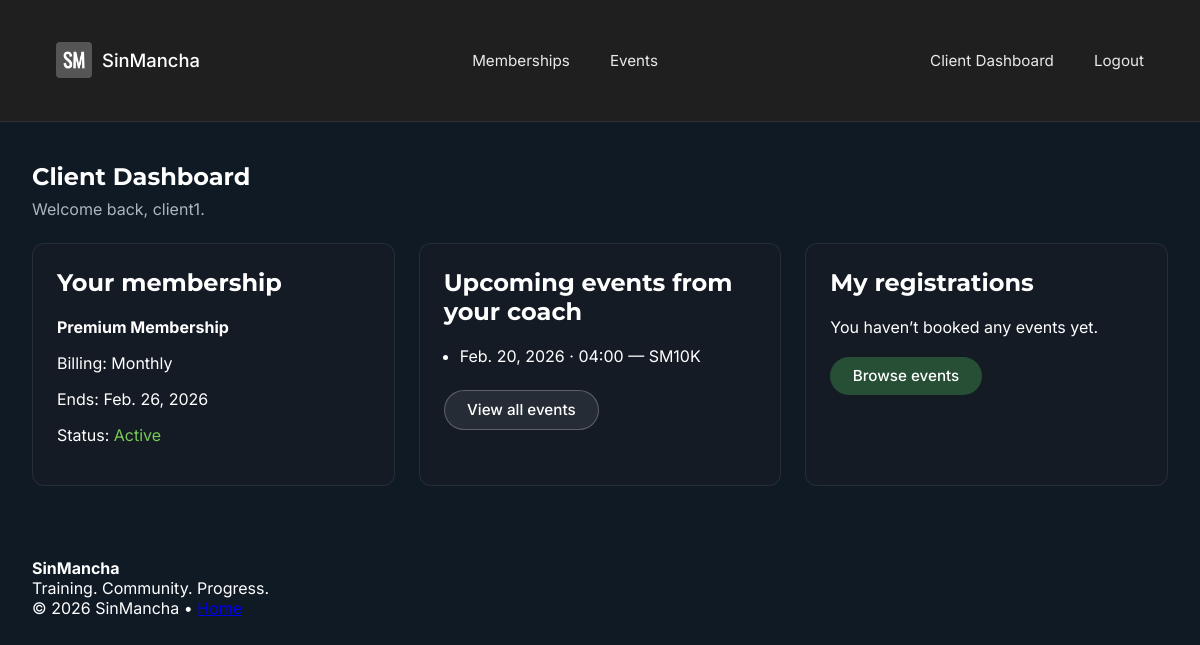
The page /client/dashboard/ (signed in) on the database as committed earlier.
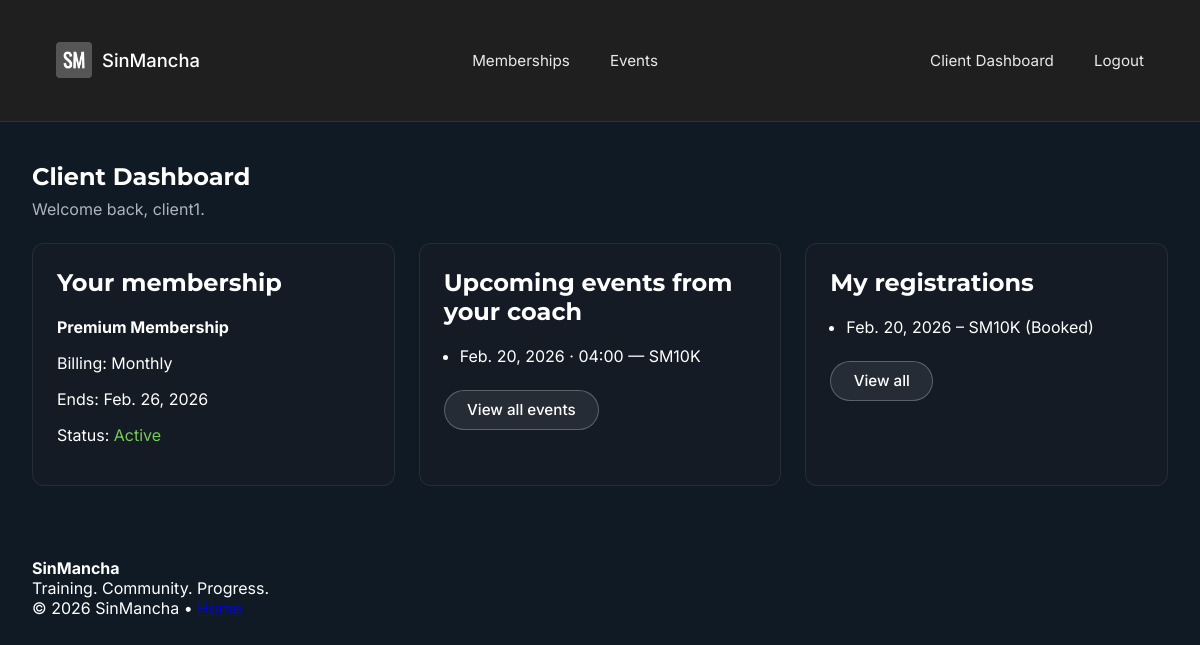
The same page on the database as committed later.
### club/models.py (models this page shows, shortened)
class Event(models.Model):
    trainer = models.ForeignKey(
        TrainerProfile,
        on_delete=models.CASCADE,
        related_name="events",
        null=True,
        blank=True,
    )
    title = models.CharField(max_length=200)
    description = models.TextField(blank=True)
    date = models.DateField()
    start_time = models.TimeField()
    end_time = models.TimeField(blank=True, null=True)
    location = models.CharField(max_length=255, blank=True)
    EVENT_TYPE_CHOICES = [
        ("running_club", "Running club"),
        ("class", "Class / session"),
        ("challenge", "Challenge (e.g. 1000 burpees)"),
    ]
    event_type = models.CharField(
        max_length=20,
        choices=EVENT_TYPE_CHOICES,
        default="class",
    )
    distance_km = models.DecimalField(
        max_digits=4,
        decimal_places=1,
        blank=True,
        null=True,
        help_text="Optional: for running events.",
    )
    target_reps = models.PositiveIntegerField(
        blank=True,
        null=True,
        help_text="Optional: for challenge events (e.g. 1000 burpees).",
    )
    capacity = models.PositiveIntegerField(default=20)
    is_cancelled = models.BooleanField(default=False)
    price_non_member = models.DecimalField(
        max_digits=7,
        decimal_places=2,
        null=True,
        blank=True,
        help_text="Leave blank if this event is free for non-members.",
    )
    price_member = models.DecimalField(
        max_digits=7,
        decimal_places=2,
        null=True,
        blank=True,
        help_text="Leave blank if this event is free for members.",
    )
    class Meta:
        ordering = ["date", "start_time"]

class EventRegistration(models.Model):
    STATUS_CHOICES = [
        ("booked", "Booked"),
        ("cancelled", "Cancelled"),
    ]
    user = models.ForeignKey(settings.AUTH_USER_MODEL, on_delete=models.CASCADE)
    event = models.ForeignKey("Event", on_delete=models.CASCADE, related_name="registrations")
    status = models.CharField(max_length=10, choices=STATUS_CHOICES, default="booked")
    attended = models.BooleanField(default=False)  # <-- FIX: default so NOT NULL is satisfied
    booked_at = models.DateTimeField(auto_now_add=True)
    class Meta:
        unique_together = ("user", "event")

### club/views.py (the view)
# urls.py: path("client/dashboard/", views.client_dashboard, name="client_dashboard"),
@login_required
def client_dashboard(request):
    if not hasattr(request.user, "client_profile"):
        messages.error(request, "You need a client profile.")
        return redirect("home")
    profile = request.user.client_profile
    events = Event.objects.filter(
        trainer=profile.primary_trainer,
        date__gte=timezone.now().date(),
        is_cancelled=False,
    )
    registrations = EventRegistration.objects.filter(
        user=request.user
    ).select_related("event")
    return render(
        request,
        "client/dashboard.html",
        {
            "membership": profile.active_membership,
            "upcoming_events": events[:5],
            "my_registrations": registrations,
        },
    )

### club/models.py (called while the page is built)
    @property
    def active_membership(self):
        today = timezone.now().date()
        return (Membership.objects
                .filter(user=self.user, start_date__lte=today, end_date__gte=today)
                .select_related("plan")
                .order_by("-end_date")
                .first())

    @property
    def is_active(self):
        today = timezone.now().date()
        return self.status == "active" and self.end_date and self.end_date >= today

### templates/client/dashboard.html (shortened to what this page needs)
{% extends "base.html" %}
{% block content %}
<section class="page-header">
  <h1>Client Dashboard</h1>
  <p>Welcome back, {{ request.user.first_name|default:request.user.username }}.</p>
</section>
<section class="dashboard-grid">
  <div class="card">
    <h2>Your membership</h2>
    {% if membership %}
      <p><strong>{{ membership.plan.name }}</strong></p>
      <p>Billing: {{ membership.plan.get_billing_interval_display }}</p>
      <p>Ends: {{ membership.end_date }}</p>
      <p>Status:
        {% if membership.is_active %}
          <span class="membership-active">Active</span>
        {% else %}
          <span class="membership-expired">Expired</span>
        {% endif %}
      </p>
    {% else %}
      <p>You don’t have an active membership.</p>
      <a href="{% url 'membership_plans' %}" class="btn btn-primary">View plans</a>
    {% endif %}
  </div>
  <div class="card">
    <h2>Upcoming events from your coach</h2>
    {% if upcoming_events %}
      <ul style="padding-left:1rem;">
        {% for event in upcoming_events %}
          <li>
            {{ event.date }} · {{ event.start_time|time:"H:i" }} — {{ event.title }}
          </li>
        {% endfor %}
      </ul>
      <a href="{% url 'events' %}" class="btn btn-secondary" style="margin-top:0.5rem;">View all events</a>
    {% else %}
      <p>No upcoming events for your coach yet.</p>
    {% endif %}
  </div>
  <div class="card">
    <h2>My registrations</h2>
    {% if my_registrations %}
      <ul style="padding-left:1rem;">
        {% for reg in my_registrations|slice:":5" %}
          <li>
            {{ reg.event.date }} – {{ reg.event.title }}
            ({{ reg.get_status_display }})
          </li>
        {% endfor %}
      </ul>
      <a href="{% url 'my_events' %}" class="btn btn-secondary" style="margin-top:0.5rem;">View all</a>
    {% else %}
      <p>You haven’t booked any events yet.</p>
      <a href="{% url 'events' %}" class="btn btn-primary">Browse events</a>
    {% endif %}
  </div>
</section>
{% endblock %}

Rows that differ between the two databases and show on the page:
added EventRegistration: event "Feb. 20, 2026", event "SM10K", status "Booked"
Other text that changed with them:
text no longer shown: "You haven’t booked any events yet. Browse events"
text now shown: "View all"
